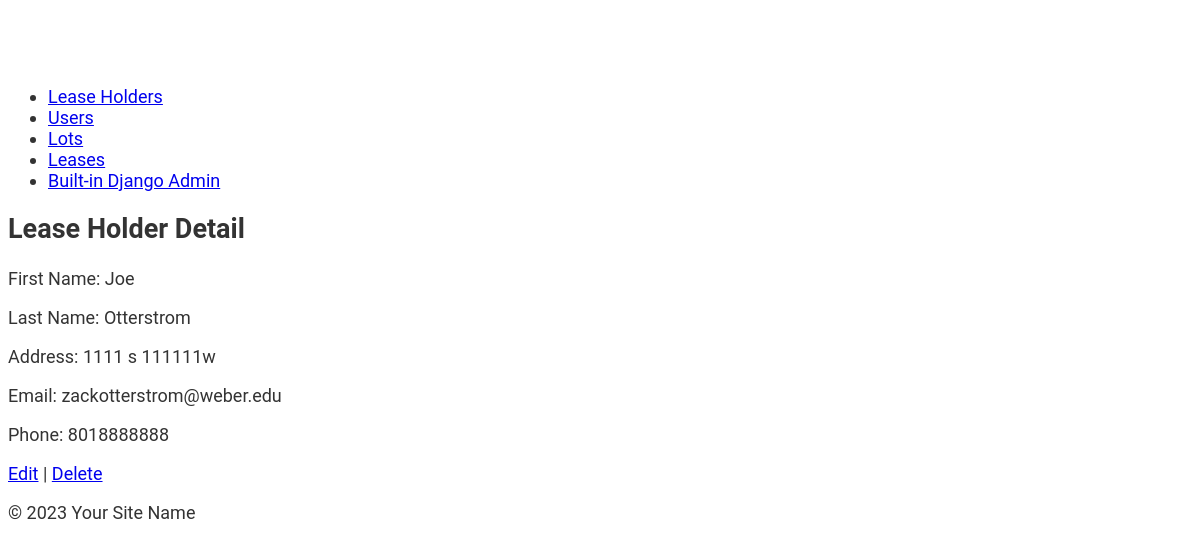
/lease_holders/1/, run on an earlier commit of the app's database.
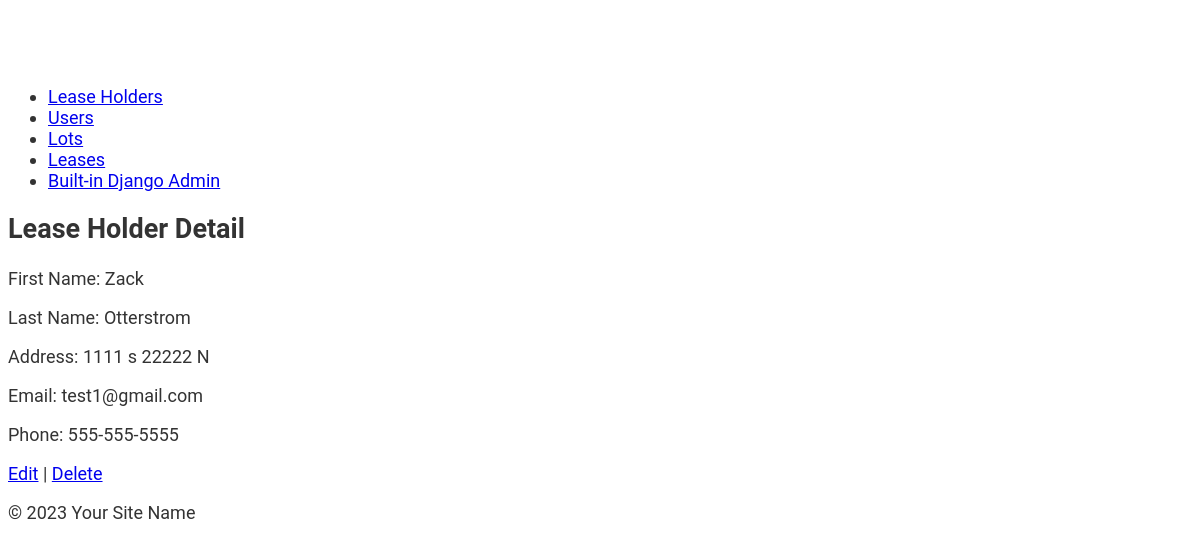
And on a later commit of the database.
### lots/models.py (models this page shows, shortened)
class LeaseHolder(models.Model):
    lease_holder_first_name = models.CharField(max_length=200)
    lease_holder_last_name = models.CharField(max_length=200)
    lease_holder_address = models.CharField(max_length=200)
    email = models.CharField(max_length=200)
    phone = models.CharField(max_length=200)

### lots/views.py (the view)
# urls.py: path('lease_holders/<int:lease_holder_id>/', lease_holder_detail, name='lease_holder_detail'),
def lease_holder_detail(request, lease_holder_id):
    lease_holder = get_object_or_404(LeaseHolder, id=lease_holder_id)
    return render(request, 'lots/lease_holder_detail.html', {'lease_holder': lease_holder})

### lots/templates/lots/lease_holder_detail.html
{% extends 'lots/base.html' %}
{% block content %}
<h2>Lease Holder Detail</h2>
<p>First Name: {{ lease_holder.lease_holder_first_name }}</p>
<p>Last Name: {{ lease_holder.lease_holder_last_name }}</p>
<p>Address: {{ lease_holder.lease_holder_address }}</p>
<p>Email: {{ lease_holder.email }}</p>
<p>Phone: {{ lease_holder.phone }}</p>
<p>
    <a href="{% url 'edit_lease_holder' lease_holder.id %}">Edit</a> |
    <a href="{% url 'delete_lease_holder' lease_holder.id %}">Delete</a>
</p>
{% endblock %}

What changed in the data, as far as the page shows it:
changed LeaseHolder "Otterstrom": lease_holder_first_name "Joe" → "Zack"; lease_holder_address "1111 s 111111w" → "1111 s 22222 N"; email "zackotterstrom@weber.edu" → "test1@gmail.com"; phone "8018888888" → "555-555-5555"
